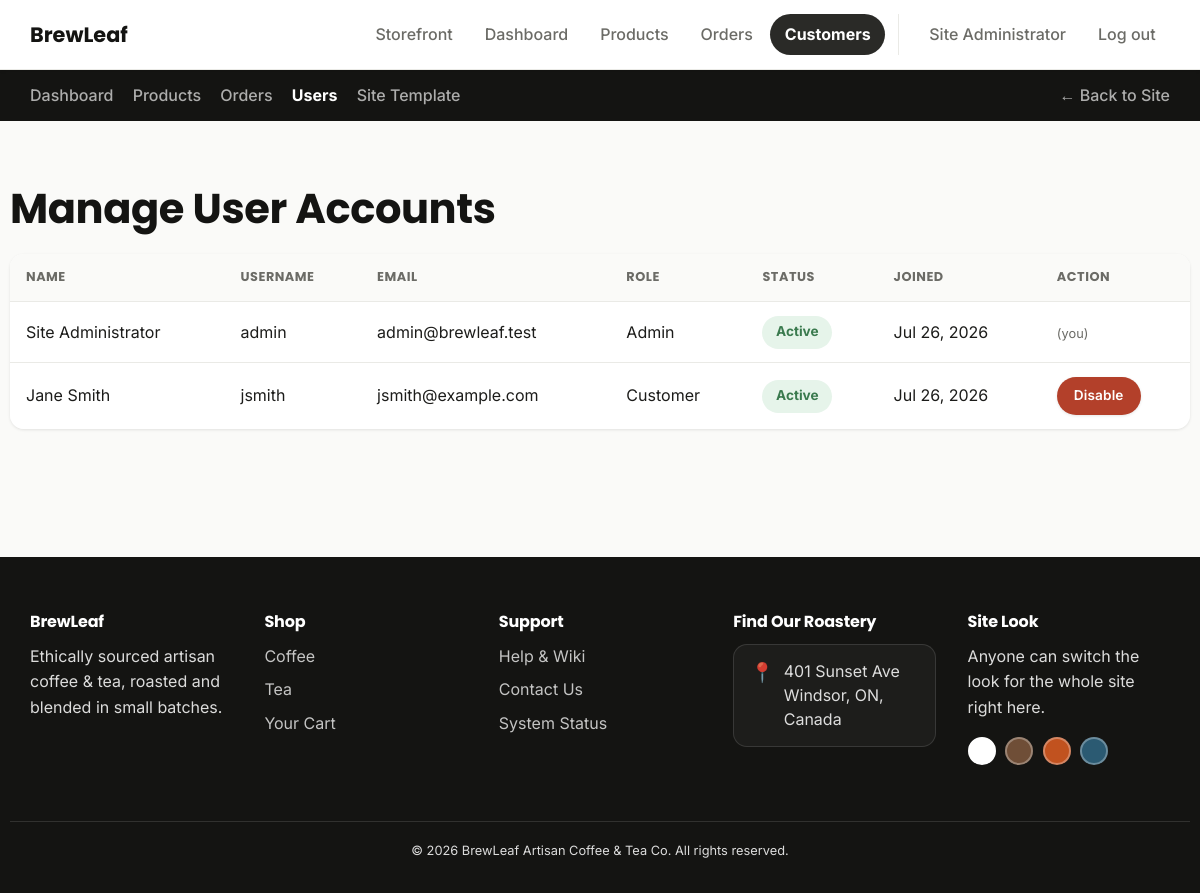
The page /admin/users.php (signed in) on the database its author committed.
### tables this page shows
CREATE TABLE users (
    id              INT UNSIGNED AUTO_INCREMENT PRIMARY KEY,
    username        VARCHAR(50)  NOT NULL UNIQUE,
    email           VARCHAR(120) NOT NULL UNIQUE,
    password_hash   VARCHAR(255) NOT NULL,
    full_name       VARCHAR(120) NOT NULL,
    role            ENUM('customer','admin') NOT NULL DEFAULT 'customer',
    status          ENUM('active','disabled') NOT NULL DEFAULT 'active',
    created_at      TIMESTAMP NOT NULL DEFAULT CURRENT_TIMESTAMP
);

CREATE TABLE site_settings (
    setting_key     VARCHAR(60) PRIMARY KEY,
    setting_value   VARCHAR(255) NOT NULL
);

### includes/functions.php (called while the page is built, shortened)
<?php
function h(?string $value): string
{
    return htmlspecialchars($value ?? '', ENT_QUOTES, 'UTF-8');
}

### admin/users.php (the view, shortened to what this page needs)
<?php
require_once __DIR__ . '/../config/db.php';
require_once __DIR__ . '/../includes/functions.php';
$users = $conn->query('SELECT id, username, email, full_name, role, status, created_at FROM users ORDER BY created_at DESC');
require_once __DIR__ . '/../includes/header.php';
require_once __DIR__ . '/../includes/admin-nav.php';
?>
<section class="section container">
  <h1>Manage User Accounts</h1>
  <div class="table-scroll">
    <table>
      <thead><tr><th>Name</th><th>Username</th><th>Email</th><th>Role</th><th>Status</th><th>Joined</th><th>Action</th></tr></thead>
      <tbody>
        <?php while ($u = $users->fetch_assoc()): ?>
          <tr>
            <td><?= h($u['full_name']) ?></td>
            <td><?= h($u['username']) ?></td>
            <td><?= h($u['email']) ?></td>
            <td><?= h(ucfirst($u['role'])) ?></td>
            <td><span class="status-pill status-<?= $u['status'] === 'active' ? 'online' : 'offline' ?>"><?= h(ucfirst($u['status'])) ?></span></td>
            <td><?= h(date('M j, Y', strtotime($u['created_at']))) ?></td>
            <td>
              <?php if ((int) $u['id'] !== (int) $_SESSION['user_id']): ?>
                <form method="post" action="users.php">
                  <button type="submit" class="btn btn-sm <?= $u['status'] === 'active' ? 'btn-danger' : '' ?>">
                    <?= $u['status'] === 'active' ? 'Disable' : 'Enable' ?>
                  </button>
                </form>
              <?php else: ?>
                <span class="form-hint">(you)</span>
              <?php endif; ?>
            </td>
          </tr>
        <?php endwhile; ?>
      </tbody>
    </table>
  </div>
</section>
<?php require_once __DIR__ . '/../includes/footer.php'; ?>

### assets/css/variables.css (style rules this page uses)
:root { --color-bg: #faf7f2; --color-surface: #ffffff; --color-text: #2b2320; --color-text-muted: #6b5f57; --color-primary: #6f4e37; --color-primary-dark: #4a3225; --color-accent: #c98a3b; --color-accent-dark: #966732; --color-border: #e7ddd2; --color-success: #3a7a4e; --color-success-bg: #e6f4ea; --color-success-border: #bfe3c9; --color-danger: #b3402a; --color-danger-bg: #fbe9e5; --color-danger-border: #f0c3b8; --font-heading: 'Poppins', 'Segoe UI', sans-serif; --font-body: 'Inter', 'Segoe UI', sans-serif; --radius-sm: 8px; --radius: 14px; --radius-lg: 22px; --shadow-sm: 0 1px 3px rgba(0, 0, 0, .1); --shadow-md: 0 10px 28px -8px rgba(0, 0, 0, .22); --shadow-lg: 0 24px 48px -12px rgba(0, 0, 0, .28); --transition: 180ms ease; --transition-slow: 320ms ease-out; }

### assets/css/theme-white.css (style rules this page uses)
:root { --color-bg: #fafaf8; --color-surface: #ffffff; --color-text: #1c1c1a; --color-text-muted: #6b6b66; --color-primary: #2a2a27; --color-primary-dark: #141412; --color-accent: #ffffff; --color-accent-dark: #6d4f2c; --color-border: #eaeae6; }

### assets/css/base.css (style rules this page uses)
*, *::before, *::after { box-sizing: border-box; }
html { scroll-behavior: smooth; }
html, body { margin: 0; padding: 0; }
button { font: inherit; cursor: pointer; }
body { background: var(--color-bg); color: var(--color-text); font-family: var(--font-body); line-height: 1.6; -webkit-font-smoothing: antialiased; }
h1, h2, h3, h4 { font-family: var(--font-heading); color: var(--color-primary-dark); line-height: 1.15; letter-spacing: -.01em; margin: 0 0 .5em; }
h1 { font-size: 2.6rem; }
.container { width: 100%; max-width: 1180px; margin: 0 auto; padding: 0 1.25rem; }

### assets/css/buttons.css (style rules this page uses)
.btn { display: inline-flex; align-items: center; gap: .5rem; padding: .8rem 1.6rem; border-radius: 999px; border: 1px solid transparent; background: var(--color-primary-dark); color: #fff; font-weight: 600; letter-spacing: .01em; box-shadow: var(--shadow-sm); transition: transform var(--transition-slow), box-shadow var(--transition-slow), background var(--transition); }
.btn-danger { background: var(--color-danger); }
.btn-sm { padding: .45rem 1rem; font-size: .85rem; }

### assets/css/forms.css (style rules this page uses)
.form-hint { font-size: .8rem; color: var(--color-text-muted); margin-top: .25rem; }

### assets/css/sections.css (style rules this page uses)
.section { padding: 4rem 0; }

### assets/css/tables.css (style rules this page uses)
table { display: block; overflow-x: auto; overflow-y: hidden; -webkit-overflow-scrolling: touch; width: 100%; border-collapse: collapse; background: var(--color-surface); border-radius: var(--radius); box-shadow: var(--shadow-sm); }
.table-scroll { overflow-x: auto; -webkit-overflow-scrolling: touch; border-radius: var(--radius); box-shadow: var(--shadow-sm); }
.table-scroll table { display: table; overflow: visible; width: 100%; box-shadow: none; border-radius: 0; }
th, td { text-align: left; padding: .85rem 1rem; border-bottom: 1px solid var(--color-border); }
th { background: var(--color-bg); font-family: var(--font-heading); font-size: .8rem; text-transform: uppercase; letter-spacing: .04em; color: var(--color-text-muted); }
tbody tr { transition: background var(--transition); }
tr:last-child td { border-bottom: none; }
.status-pill { display: inline-flex; align-items: center; gap: .45rem; font-weight: 700; font-size: .85rem; padding: .35rem .85rem; border-radius: 999px; }
.status-online { background: var(--color-success-bg); color: var(--color-success); }

### rows shown on the page
users: full_name "Site Administrator", username "admin", email "admin@brewleaf.test", role "Admin", status "Active", created_at "Jul 26, 2026", shows "(you)"
users: full_name "Jane Smith", username "jsmith", email "jsmith@example.com", role "Customer", status "Active", created_at "Jul 26, 2026", shows "Disable"

### other values the page prints
$_SESSION['full_name'] "Site Administrator"
$link['label'] "Dashboard"
$link['label'] "Products"
$link['label'] "Orders"
$link['label'] "Users"
$link['label'] "Site Template"
